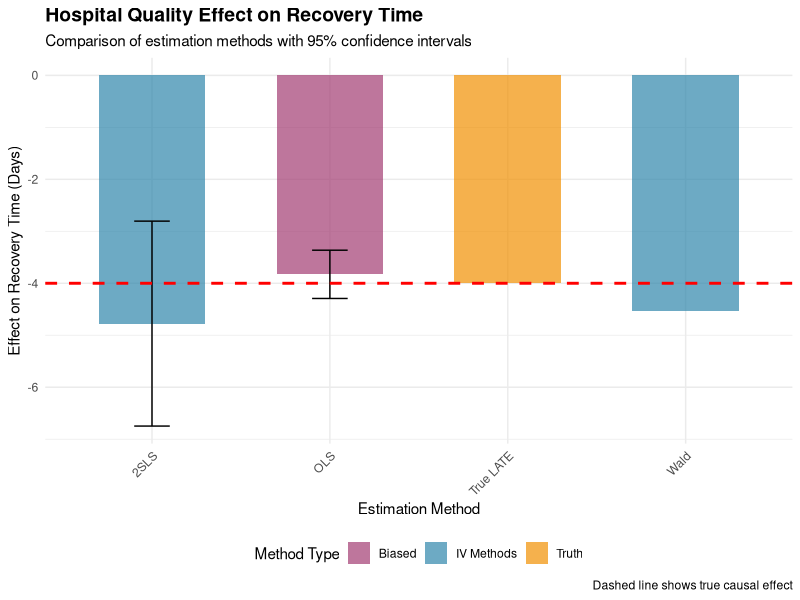

The R script that drew this image:
## ---- chunk 1
# Load required packages
if (!requireNamespace("AER", quietly = TRUE)) install.packages("AER")
if (!requireNamespace("ggplot2", quietly = TRUE)) install.packages("ggplot2")
if (!requireNamespace("dplyr", quietly = TRUE)) install.packages("dplyr")
library(AER)
library(ggplot2)
library(dplyr)

# Set parameters for reproducible simulation
set.seed(123)
n <- 1000  # Sample size
p <- 5     # Number of covariates

# Generate realistic patient characteristics
X <- matrix(rnorm(n * p), nrow = n)
colnames(X) <- c("age", "income", "education", "comorbidities", "urban")

# Instrument: Geographic proximity (exogenous after controlling for observables)
proximity_prob <- plogis(-0.5 + 0.3 * X[, "urban"] + 0.1 * X[, "income"])
Z <- rbinom(n, 1, proximity_prob)

# Treatment: Hospital choice (influenced by proximity and patient characteristics)
# Strong first stage ensures instrument relevance
hospital_choice_prob <- plogis(-0.5 + 1.2 * Z + 0.3 * X[, "income"] + 
                               0.2 * X[, "education"] + 0.1 * X[, "urban"])
D <- rbinom(n, 1, hospital_choice_prob)

# Outcome: Recovery time with unmeasured confounding
# Unmeasured confounder: health consciousness (affects both hospital choice and recovery)
health_consciousness <- rnorm(n, mean = 0.2 * X[, "education"] + 0.1 * X[, "income"])

# True causal effect: -4 days for high-quality hospitals
true_late <- -4
recovery_time <- 25 + true_late * D + 
                 2 * X[, "age"] + 
                 1.5 * X[, "comorbidities"] + 
                 2 * health_consciousness +  # Unmeasured confounder
                 rnorm(n, sd = 3)

# Create analysis dataset
data <- data.frame(
  recovery_time = recovery_time,
  hospital_quality = D,
  proximity = Z,
  age = X[, "age"],
  income = X[, "income"],
  education = X[, "education"],
  comorbidities = X[, "comorbidities"],
  urban = X[, "urban"]
)

# Step 1: Check instrument relevance (First Stage)
first_stage <- lm(hospital_quality ~ proximity + age + income + education + 
                  comorbidities + urban, data = data)
first_stage_summary <- summary(first_stage)
f_stat <- first_stage_summary$fstatistic[1]

cat("=== FIRST STAGE DIAGNOSTICS ===\n")
cat("First-stage F-statistic:", round(f_stat, 2), "\n")
cat("Rule of thumb: F > 10 indicates strong instrument\n")
cat("Proximity coefficient:", round(coef(first_stage)["proximity"], 3), "\n")
cat("P-value:", round(coef(first_stage_summary)["proximity", "Pr(>|t|)"], 4), "\n\n")

# Step 2: Two-Stage Least Squares estimation
iv_model <- ivreg(recovery_time ~ hospital_quality + age + income + education + 
                  comorbidities + urban | proximity + age + income + education + 
                  comorbidities + urban, data = data)
iv_summary <- summary(iv_model)

# Step 3: Wald estimator (simple version without covariates)
reduced_form <- lm(recovery_time ~ proximity, data = data)
first_stage_simple <- lm(hospital_quality ~ proximity, data = data)
wald_estimate <- coef(reduced_form)["proximity"] / coef(first_stage_simple)["proximity"]

# Step 4: Naive OLS (biased due to unmeasured confounding)
ols_model <- lm(recovery_time ~ hospital_quality + age + income + education + 
                comorbidities + urban, data = data)

# Display results
cat("=== ESTIMATION RESULTS ===\n")
cat("True LATE (simulation parameter):", true_late, "days\n")
cat("2SLS estimate:", round(coef(iv_summary)["hospital_quality", "Estimate"], 2), "days\n")
cat("2SLS standard error:", round(coef(iv_summary)["hospital_quality", "Std. Error"], 2), "\n")
cat("Wald estimate:", round(wald_estimate, 2), "days\n")
cat("Naive OLS estimate:", round(coef(ols_model)["hospital_quality"], 2), "days\n\n")

# Create visualization
estimates_df <- data.frame(
  Method = c("2SLS", "Wald", "OLS", "True LATE"),
  Estimate = c(
    coef(iv_summary)["hospital_quality", "Estimate"],
    wald_estimate,
    coef(ols_model)["hospital_quality"],
    true_late
  ),
  SE = c(
    coef(iv_summary)["hospital_quality", "Std. Error"],
    NA,
    summary(ols_model)$coefficients["hospital_quality", "Std. Error"],
    NA
  )
) %>%
  mutate(
    Lower = Estimate - 1.96 * SE,
    Upper = Estimate + 1.96 * SE,
    Color = case_when(
      Method == "True LATE" ~ "Truth",
      Method %in% c("2SLS", "Wald") ~ "IV Methods",
      TRUE ~ "Biased"
    )
  )

# Enhanced visualization
ggplot(estimates_df, aes(x = Method, y = Estimate, fill = Color)) +
  geom_col(alpha = 0.7, width = 0.6) +
  geom_errorbar(aes(ymin = Lower, ymax = Upper), width = 0.2, 
                color = "black", na.rm = TRUE) +
  geom_hline(yintercept = true_late, linetype = "dashed", 
             color = "red", size = 1) +
  scale_fill_manual(values = c("IV Methods" = "#2E86AB", 
                               "Biased" = "#A23B72", 
                               "Truth" = "#F18F01")) +
  labs(
    title = "Hospital Quality Effect on Recovery Time",
    subtitle = "Comparison of estimation methods with 95% confidence intervals",
    y = "Effect on Recovery Time (Days)",
    x = "Estimation Method",
    fill = "Method Type",
    caption = "Dashed line shows true causal effect"
  ) +
  theme_minimal() +
  theme(
    plot.title = element_text(size = 14, face = "bold"),
    axis.text.x = element_text(angle = 45, hjust = 1),
    legend.position = "bottom"
  )
## ---- chunk 2
# Additional diagnostic: Examine balance on observables
cat("=== BALANCE CHECK ===\n")
balance_test <- t.test(data$income[data$proximity == 1], 
                      data$income[data$proximity == 0])
cat("Income difference by proximity (p-value):", round(balance_test$p.value, 3), "\n")

# Examine complier population size
complier_share <- (mean(data$hospital_quality[data$proximity == 1]) - 
                   mean(data$hospital_quality[data$proximity == 0]))
cat("Estimated complier share:", round(complier_share * 100, 1), "%\n")
